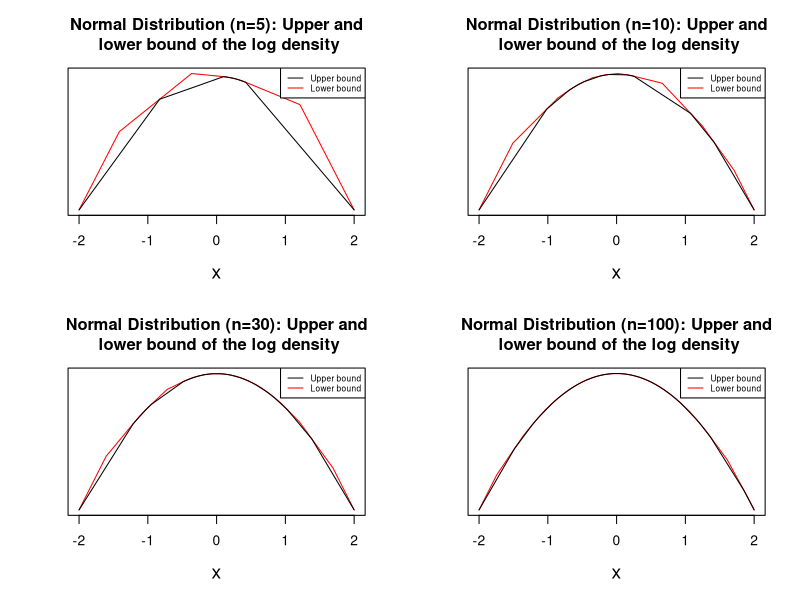

Reproduce this figure in R.
###################
## Going further ##
###################

## (Finished,not finished) denoted by (+,-)
# +01. Option to ars() could be log.transformed.f = F
# +02. Derivative of the function can be given by users
# +03. Figure out what to do when x.cand is element in x.vec
# +04. Give the option to give function as input in another way 
# +05. Find a way to do the convexity check of f by evaluating fewer f
# +06. Take unbounded domains into consideration
# +07. Give error when starting point is not compatible with density
# +08. Give error when we cannot take log of output from density in specified
#     interval
# +09. Give error when starting values are not (unique, numbers,>=3)
# -10. Figure out if/how the user should have the necessary packages installed 
# +11. Have two starting points
# +12. Vectorize as much as possible
# +13. Efficiency problem

##############
## Comments ##
##############

# 01. "h" is the log of the users density function
# 02. "dom" is the domain defined for the density
# 03. "n" is the requested number of sample elements
# 04. The candidates, x.cand, for a sample value are drawn from the density
#     defined by the upper bound of h. First x.cand is drawn from a equidistant
#     set in dom, with steps 2*dx. The candidate is then adjusted by U(-dx,dx),
#     in order to cover dom.
# 05. Setting plot.type = "acceptance" depend on evaluating h a lot of times and
#     should not be done when h is expensive to evaluate.
# 06. x.start is a vector of starting points
# 07. 

###################
## Sub-functions ##
###################

# Check for log concavity using d(x)
is.local.concave = function(d.vec){
  if(!all.equal(d.vec,sort(d.vec,decreasing=TRUE))==TRUE){
    stop("Error: The distribution is not log concave!")
  } else {
    return("TRUE")
  }
}

# Check for log concavity using upper bound, h(x), lower bound 
#is.bounded = function(x.cand, x.vec, h.vec, d.vec, h.cand){
#  u.vec = upper(x.cand, x.vec, h.vec, d.vec)
#  l.vec = lower(x.cand, x.vec, h.vec)
#  if((sum(pmin(u.vec, h.cand, na.rm=FALSE) == h.cand) != length(x.cand))
#     | (sum(pmin(h.cand, l.vec, na.rm=FALSE) == l.vec) != length(x.cand))){
#    stop("Error: The distribution is not log concave!")
#  } else {
#  	return("TRUE")
#  }
# }

# Evaluate lower bound at x
lower = function(x, x.vec, h.vec){
  z = sort(c(x, x.vec))
  l = match(x,z) - (1:length(x))
  return(((x.vec[l+1]-x) * h.vec[l] + (x-x.vec[l])*h.vec[l+1])/(x.vec[l+1]-x.vec[l]))
}

# Evaluate upper bound at x
upper = function(x, x.vec, h.vec, d.vec){
  z = sort(c(x,x.vec))
  l = match(x,z) - (1:length(x))
  return(pmin(h.vec[l] + (x-x.vec[l])*d.vec[l],
              h.vec[l+1] + (x-x.vec[l+1])*d.vec[l+1] , na.rm=FALSE))
}

# Generate starting points
gen.start = function(x.start,domain,h,fprima,hprima) {
  # When user gives starting values
  if(length(x.start)!=0) {
    # Check if there is at least two unique starting values
    if(length(unique(x.start))<2){
      stop("At least two unique starting values are required")
    }
    # Check if starting values are unique
    #if(length(unique(x.start))!=length(x.start)){
    #  stop("The starting values are not unique")
    #}
    # Check if starting values are inside the domain
    if((sort(domain)[1] > min(x.start)) | (max(x.start) > sort(domain)[2])){
      stop("The starting values are outside the domain")
    }
    # Check if starting values are differentiable
    if(sum(is.na(grad(h,x.start)))!=0){
      stop("The starting values are not differentiable")
    }
    x.start = sort(x.start)
  }else{ 
    # When user does not give starting values
    if(length(domain)!=2 | length(unique(domain))!=2){ 
      # Invalid domain
      stop("Invalid domain")
    }else{
      if(domain[1]>domain[2]){
        domain = c(domain[2],domain[1])
      }
      if(domain[1]==-Inf){
        domain[1] = -15
      }
      if(domain[2]==Inf){
        domain[2] = 15
      }
      
      # Create starting values from domain
      p1 = seq(0.1,0,l=10)
      p2 = seq(10,0,l=10)
      p.vec1 = cumsum(exp(p1)/sum(exp(p1)))
      p.vec2 = cumsum(exp(p2)/sum(exp(p2)))
      p.vec = unique(sort(c(p.vec1,p.vec2,0.5*p.vec1,0.5*p.vec2)))
      p.vec = c(p.vec,1-p.vec)
      p.vec = p.vec[p.vec!=0 & p.vec!=1]
      
      x.start = domain
      # Did not vectorize it because it has only two loops
      for(i in 1:2) {
        x.temp1 = rep(NULL,length(p.vec))
        if(h(x.start[i])==Inf){
          x.temp1 = domain[i]-((-1)^(i))*min(1e-2,(domain[2]-domain[1]))*p.vec
          x.temp1 = x.temp1[abs(h(x.temp1))!=Inf]
          x.start[i] = x.temp1[!is.na(grad(h,x.temp1))][1]
        }
        else if(h(x.start[i])==-Inf){
          x.temp1 = domain[i] - ((-1)^(i))*(domain[2]-domain[1])*p.vec
          x.temp1 = x.temp1[abs(h(x.temp1))!=Inf]
          x.start[i] = x.temp1[!is.na(grad(h,x.temp1))][1]
        }
        else {
          if(!is.na(grad(h,x.start[i]))){
            x.start[i] = x.start[i] 
          }else{
            x.temp1 = domain[i]-((-1)^(i))*min(1e-2,(domain[2]-domain[1]))*p.vec
            x.start[i] = x.temp1[!is.na(grad(h,x.temp1))][1]            
          }
        }
      }
      
      x.mod = optimize(h,interval=x.start,maximum=TRUE)$maximum
      x.diff = abs(x.start - x.mod)
      if((x.diff[1]/x.diff[2]) > 1e5 | (x.diff[2]/x.diff[1]) > 1e5) {
        A=optimize(h,interval=x.start,maximum=TRUE)$objective
        B=optimize(h,interval=x.start,maximum=FALSE)$objective
        k = function(x){h(x) - (A-(A-B)*0.5)}
        x.start1 = x.start[which.max(x.diff)]
        x.start[which.max(x.diff)] = uniroot(k,interval=c(x.mod,x.start1))$root
      }
    }
  }
  return(x.start)
}

### The main functions of adaptive rejection sampling
ars.main = function(x.start,h,fprima,hprima,n) {
  
  ## Initialization step
  x.out = NULL
  x.vec = sort(x.start)
  h.vec = h(x.vec)
  if(is.function(fprima)){d.vec=hprima(x.vec)} else {d.vec = grad(h,x.vec)}
  # Evaluate d(x), the derivative of h(x), of starting points    
  xhd.mat = cbind(x.vec,h.vec,d.vec)
  
  x.temp.start = x.vec[1]
  x.temp.end = x.vec[length(x.vec)]
  dx = (x.temp.end-x.temp.start)/(100000000*n)
  x.temp = seq(x.temp.start+dx, x.temp.end-dx,l=20*n)
  
  while(length(x.out) <= n){
    
    ## Sampling step
    u = runif(n-length(x.out),0,1)
    # Sample values from the uniform(0,1) distribution 
    
    x.cand = sample(x.temp,size=n-length(x.out),
                    prob=exp(upper(x.temp,x.vec,h.vec,d.vec)))
    x.cand = runif(n-length(x.out),x.cand-dx,x.cand+dx)
    x.cand = sort(x.cand)
    # Sample values from the s(x), squeezing function  
    
    ## Sampling step: (1) Squeezing test
    # Evaluate l(x) and u(x)
    x.cand.sq1 = x.cand[u <= exp(lower(x.cand,x.vec,h.vec)-
                                   upper(x.cand,x.vec,h.vec,d.vec))]
    # Accepted x.cand
    x.cand.sq0 = x.cand[!x.cand %in% x.cand.sq1]
    x.cand.sq0 = x.cand.sq0[!is.na(x.cand.sq0)] 
    # Rejected x.cand
    
    ## Sampling step: (2) Rejection test
    u.sq0 = u[which(x.cand %in% x.cand.sq0)]
    x.cand.re1 = x.cand.sq0[u.sq0 <= exp(h(x.cand.sq0) - 
                                           upper(x.cand.sq0,x.vec,h.vec,d.vec))] 
    x.cand.re1 = x.cand.re1[!is.na(x.cand.re1)]
    # Accepted x.cand.sq0
    
    x.out = append(x.out, c(x.cand.sq1, x.cand.re1))
    # Accepted samples
    if(length(x.out)==n) {break}
    # Stop the for loop if the number of samples is n
    
    ## Updating step
    h.cand.sq0 = h(x.cand.sq0)
    # Evaluate h(x) of samples rejected at the squeezing test
    
    if(is.function(fprima)){
      d.cand.sq0 = hprima(x.cand.sq0)
    }else{
      d.cand.sq0 = grad(h, x.cand.sq0)
    } # Evaluate d(x) of samples rejected at the squeezing test
    
    cand.mat = cbind(x.cand.sq0, h.cand.sq0, d.cand.sq0)
    
    xhd.mat = cbind(append(xhd.mat[,1],cand.mat[,1]),
                    append(xhd.mat[,2],cand.mat[,2]),
                    append(xhd.mat[,3],cand.mat[,3]))
    xhd.mat = xhd.mat[order(xhd.mat[,1]),]
    x.vec = xhd.mat[,1]
    h.vec = xhd.mat[,2]
    d.vec = xhd.mat[,3]    
    
    is.local.concave(d.vec)  # Check for log concavity
  }
  return(list(xhd.mat,x.out))
}  

# Plot of the acceptance region and bounds
boundary.plot = function(x.vec,h.vec,d.vec,h=FALSE,pdf.name){
  
  # Create upper bound
  nvec = length(x.vec)
  x.vals = seq(x.vec[1],x.vec[nvec],l=100)
  
  x.mat = cbind(x.vec[1:(nvec-1)],x.vec[2:nvec])
  h.mat = cbind(h.vec[1:(nvec-1)],h.vec[2:nvec])
  d.mat = cbind(d.vec[1:(nvec-1)],d.vec[2:nvec])
  x.center = (h.mat[,2]-h.mat[,1]-x.mat[,2]*d.mat[,2]+
                x.mat[,1]*d.mat[,1])/(d.mat[,1]-d.mat[,2])
  h.center = h.mat[,1] + d.mat[,1]*(x.center-x.mat[,1]) 
  x.corners = c(x.vec[1],x.center,x.vec[nvec])
  h.corners = c(h.vec[1],h.center,h.vec[nvec])
  
  # Plot
  if(is.function(h)){
    plot(h, xlim=c(x.vec[1],x.vec[nvec]), lwd =1, yaxt='n', ylab='', xlab="x",
         main =paste(pdf.name,ifelse(pdf.name=="","",": "),
              "Acceptance region\nand rejection of the log density"),
         cex.lab = 1.4)
    polygon(x.corners,h.corners,
            col="firebrick", border="firebrick")
    polygon(c(x.vals,x.vec[nvec],x.vec[1]),c(h(x.vals),min(h.vec),min(h.vec)),
            col="palegreen4",border="palegreen4") # acceptance region
    lines(x.corners,h.corners, lwd=1, col="firebrick")
    lines(x.vec,h.vec, lwd =1, col="grey10") # lower bound
    legend(x="topright", legend=c("Acceptance region", "Rejection region",
                                  "Lower bound"),
           col=c("palegreen4","firebrick","grey10"),
           pch=c(15,15,NA),lty=c(0,0,1), seg.len = 0.5, cex = 0.6)
  } else{
    plot(x.corners,h.corners, type = "l",lty =1, lwd=1, col="red", xlab="x",
         yaxt='n', ylab='', main=paste(pdf.name,ifelse(pdf.name=="","",": "),
             "Upper and\n lower bound of the log density", sep=""),
         cex.lab = 1.4)
    lines(x.vec,h.vec, lwd =1,col="black") # lower bound
    legend(x="topright",legend=c("Upper bound", "Lower bound"),
           col=c("black","red"), lty=c(1,1), cex = 0.6)
  }
}

###################
## Main function ##
###################

ars = function(n, f, ..., fprima=NULL, log.transform=FALSE, x.start=NULL, 
               domain=c(-Inf,Inf), plot.type = "none",
               pdf.name=""){ 
  
  set.seed(100)
  ## Log transformations 
  if(log.transform==TRUE){
    h = function(x){
      if(sum(is.na(f(x,...)))!=0){
        stop("The input density has negative values or too small values")
      }
      return(f(x,...))
    }  
  } else{
    h = function(x){
      if(sum(is.na(log(f(x,...))))!=0){
        stop("The input density has negative values")
      }
      return(log(f(x,...)))
    }
  }
  
  if(log.transform==TRUE){
    hprima = function(x){
      fprima(x)
    }
  } else {
    hprima = function(x){
      fprima(x)/f(x,...)
    }
  }
  
  ## Generate starting points  
  x.start = gen.start(x.start,domain,h,fprima,hprima)
  
  ## Check local concavity for starting points  
  if(is.function(fprima)){d.start=hprima(x.start)} else {d.start = grad(h,x.start)}
  is.local.concave(d.start)
  
  ## ARS main function  
  #set.seed(200)
  xhd.list = ars.main(x.start,h,fprima,hprima,n)
  
  x.vec = xhd.list[[1]][,1]
  h.vec = xhd.list[[1]][,2]
  d.vec = xhd.list[[1]][,3]
  x.out = xhd.list[[2]]
  
  # Optional plot part
  if(plot.type == "bounds"){
    boundary.plot(x.vec,h.vec,d.vec,h=FALSE,pdf.name)
  }
  if(plot.type == "acceptance"){
    boundary.plot(x.vec,h.vec,d.vec,h,pdf.name)
  }
  
  return(x.out)
}
##
library(numDeriv)

par(mfrow=c(2,2))
y = ars(n=5,dnorm,mean=0,sd=1,x.start=c(-2,2), plot.type="bounds",
        pdf.name="Normal Distribution (n=5)")  
y = ars(n=10,dnorm,mean=0,sd=1,x.start=c(-2,2), plot.type="bounds",
        pdf.name="Normal Distribution (n=10)")  
y = ars(n=30,dnorm,mean=0,sd=1,x.start=c(-2,2), plot.type="bounds",
        pdf.name="Normal Distribution (n=30)")  
y = ars(n=100,dnorm,mean=0,sd=1,x.start=c(-2,2), plot.type="bounds",
        pdf.name="Normal Distribution (n=100)")

